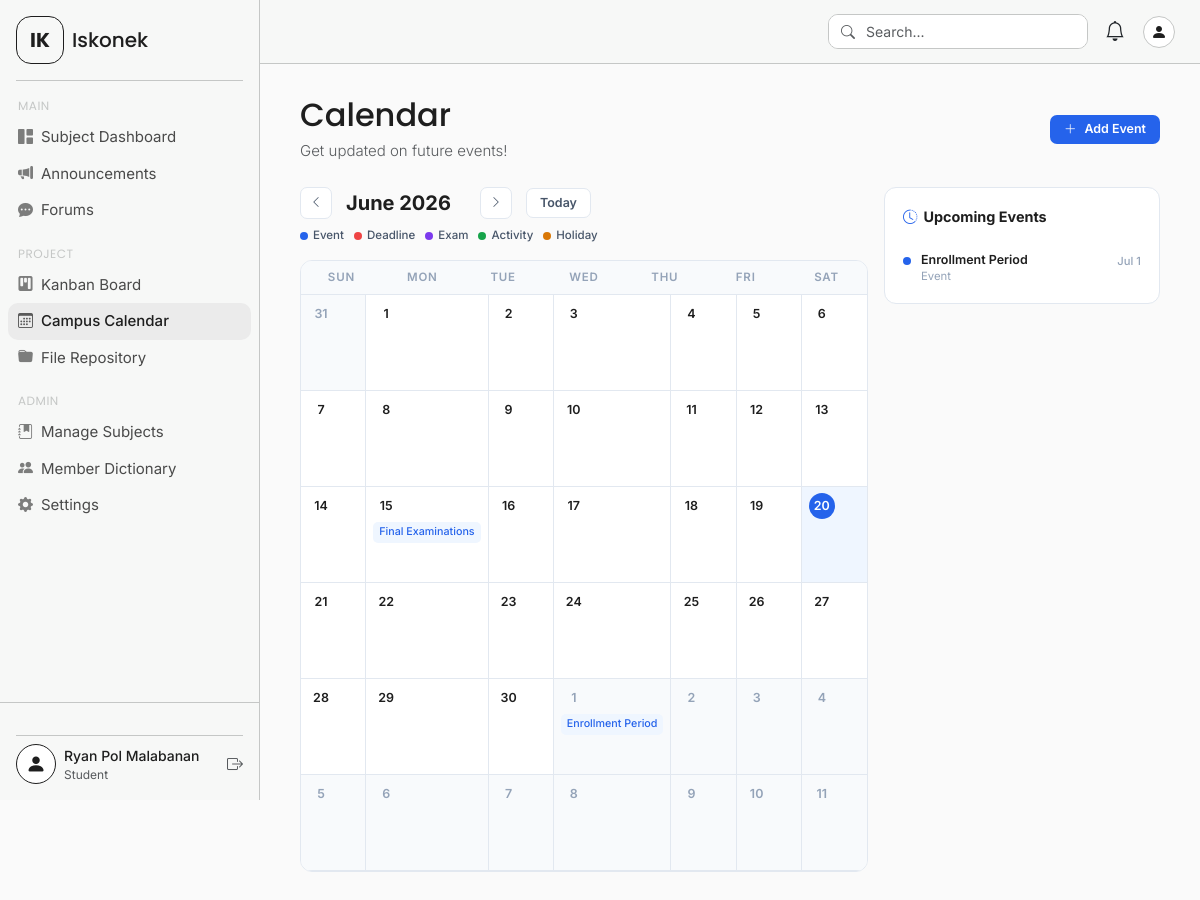
/calendar.php (signed in), run on the app's committed database.
### tables this page shows
CREATE TABLE `events` (
  `id` int(11) NOT NULL,
  `title` varchar(255) NOT NULL,
  `description` text DEFAULT NULL,
  `event_date` date NOT NULL,
  `event_time` time DEFAULT NULL,
  `category` enum('event','deadline','exam','activity','holiday') NOT NULL DEFAULT 'event',
  `created_by` int(11) NOT NULL,
  `created_at` timestamp NOT NULL DEFAULT current_timestamp()
);

### calendar.php (the view, shortened to what this page needs)
<?php
require_once 'includes/config.php';
$now   = new DateTime();
$year  = isset($_GET['y']) ? (int)$_GET['y'] : (int)$now->format('Y');
$month = isset($_GET['m']) ? (int)$_GET['m'] : (int)$now->format('n');
$prev_month = $month - 1; $prev_year = $year;
$next_month = $month + 1; $next_year = $year;
$month_label    = date('F Y', mktime(0, 0, 0, $month, 1, $year));
$first_day      = (int)date('w', mktime(0, 0, 0, $month, 1, $year));
$days_in_month  = (int)date('t', mktime(0, 0, 0, $month, 1, $year));
$days_prev      = (int)date('t', mktime(0, 0, 0, $prev_month, 1, $prev_year));
$range_start = date('Y-m-d', mktime(0, 0, 0, $prev_month, $days_prev - $first_day + 1, $prev_year));
$range_end   = date('Y-m-d', mktime(0, 0, 0, $next_month, 14, $next_year));
$has_category_col = false;
$col_check = $conn->query("SHOW COLUMNS FROM events LIKE 'category'");
if ($col_check && $col_check->num_rows > 0) $has_category_col = true;
if ($has_category_col) {
    $ev_stmt = $conn->prepare("
        SELECT e.id, e.title, e.description, e.event_date, e.event_time, e.category, e.created_by,
               COALESCE(u.first_name, 'Unknown') AS first_name,
               COALESCE(u.last_name, 'User') AS last_name
        FROM events e
        LEFT JOIN users u ON u.id = e.created_by
        WHERE e.event_date BETWEEN ? AND ?
        ORDER BY e.event_date, e.event_time
    ");
}
if ($ev_stmt) {
    $ev_stmt->bind_param("ss", $range_start, $range_end);
    $ev_stmt->execute();
    $all_events = $ev_stmt->get_result()->fetch_all(MYSQLI_ASSOC);
} else {
    $all_events = [];
}
$events_by_date = [];
foreach ($all_events as $ev) {
    $events_by_date[$ev['event_date']][] = $ev;
}
$today_str  = $now->format('Y-m-d');
$future_end = date('Y-m-d', strtotime('+30 days'));
$upcoming   = array_filter($all_events, fn($e) => $e['event_date'] >= $today_str && $e['event_date'] <= $future_end);
$upcoming   = array_slice(array_values($upcoming), 0, 8);
$cat_config = [
    'event'    => ['label' => 'Event',    'chip' => 'chip-event',    'dot' => '#2563eb', 'icon' => 'bi-calendar-event'],
    'deadline' => ['label' => 'Deadline', 'chip' => 'chip-deadline', 'dot' => '#ef4444', 'icon' => 'bi-flag-fill'],
    'exam'     => ['label' => 'Exam',     'chip' => 'chip-exam',     'dot' => '#7c3aed', 'icon' => 'bi-pencil-fill'],
    'activity' => ['label' => 'Activity', 'chip' => 'chip-activity', 'dot' => '#16a34a', 'icon' => 'bi-lightning-fill'],
    'holiday'  => ['label' => 'Holiday',  'chip' => 'chip-holiday',  'dot' => '#d97706', 'icon' => 'bi-sun-fill'],
];
?>
<!DOCTYPE html>
<html lang="en">
<head>
  <link href="https://cdn.jsdelivr.net/npm/bootstrap@5.3.3/dist/css/bootstrap.min.css" rel="stylesheet">
  <link href="https://cdn.jsdelivr.net/npm/bootstrap-icons@1.11.3/font/bootstrap-icons.min.css" rel="stylesheet">
  <link href="assets/css/style.css" rel="stylesheet">
  <link href="assets/css/calendar.css" rel="stylesheet">
</head>
<body>
  <div class="app-wrapper">
    <?php include 'includes/sidebar.php'; ?>
    <div class="main-content">
      <?php include 'includes/navbar.php'; ?>
      <div class="page-body">
        <div class="d-flex flex-wrap justify-content-between align-items-center gap-2 mb-4">
          <div>
            <h2 class="hero-greeting mb-1">Calendar</h2>
            <p class="hero-sub text-muted mb-0">Get updated on future events!</p>
          </div>
          <button class="btn-add-deadline d-flex align-items-center gap-2"
                  data-bs-toggle="modal" data-bs-target="#addEventModal">
            <i class="bi bi-plus-lg"></i>
            Add Event
          </button>
        </div>
        <div class="row g-3 align-items-start">
          <div class="col-12 col-lg-8">
            <div class="d-flex flex-wrap align-items-center justify-content-between gap-2 mb-3">
              <div class="cal-nav">
                <a href="?m=<?= $prev_month ?>&y=<?= $prev_year ?>" class="nav-btn text-decoration-none">
                  <i class="bi bi-chevron-left" style="font-size:.75rem;"></i>
                </a>
                <span class="month-label"><?= $month_label ?></span>
                <a href="?m=<?= $next_month ?>&y=<?= $next_year ?>" class="nav-btn text-decoration-none">
                  <i class="bi bi-chevron-right" style="font-size:.75rem;"></i>
                </a>
                <a href="calendar.php" class="today-btn text-decoration-none">Today</a>
              </div>
              <div class="legend d-none d-sm-flex">
                <?php foreach ($cat_config as $key => $cfg): ?>
                <div class="legend-item">
                  <span class="legend-dot" style="background:<?= $cfg['dot'] ?>;"></span>
                  <?= $cfg['label'] ?>
                </div>
                <?php endforeach; ?>
              </div>
            </div>
            <div class="cal-grid">
              <div class="cal-day-headers">
                <?php foreach (['Sun','Mon','Tue','Wed','Thu','Fri','Sat'] as $d): ?>
                <div class="cal-day-header"><?= $d ?></div>
                <?php endforeach; ?>
              </div>
              <div class="cal-days">
                <?php
                $today_ymd = $now->format('Y-m-d');
                $cell_count = 0;
                for ($i = $first_day - 1; $i >= 0; $i--) {
                    $d   = $days_prev - $i;
                    echo '<div class="cal-cell other-month">';
                    echo   '<div class="day-num">' . $d . '</div>';
                    echo '</div>';
                    $cell_count++;
                }
                for ($d = 1; $d <= $days_in_month; $d++) {
                    $ymd      = sprintf('%04d-%02d-%02d', $year, $month, $d);
                    $is_today = ($ymd === $today_ymd);
                    $day_evs  = $events_by_date[$ymd] ?? [];
                    echo '<div class="cal-cell ' . ($is_today ? 'today' : '') . '">';
                    echo   '<div class="day-num">' . $d . '</div>';
                    foreach (array_slice($day_evs, 0, 2) as $ev) {
                        $chip = $cat_config[$ev['category'] ?? 'event']['chip'] ?? 'chip-event';
                        echo '<div class="event-chip ' . $chip . '"
                                   onclick="showEventDetail(' . htmlspecialchars(json_encode($ev), ENT_QUOTES) . ')">'
                             . htmlspecialchars($ev['title']) . '</div>';
                    }
                    echo '</div>';
                    $cell_count++;
                }
                $trailing = 42 - $cell_count;
                for ($d = 1; $d <= $trailing; $d++) {
                    $ymd = sprintf('%04d-%02d-%02d', $next_year, $next_month, $d);
                    echo '<div class="cal-cell other-month">';
                    echo   '<div class="day-num">' . $d . '</div>';
                    $this_day_evs = $events_by_date[$ymd] ?? [];
                    foreach (array_slice($this_day_evs, 0, 2) as $ev) {
                        $chip = $cat_config[$ev['category'] ?? 'event']['chip'] ?? 'chip-event';
                        echo '<div class="event-chip ' . $chip . ' d-none d-md-flex"
                                   onclick="showEventDetail(' . htmlspecialchars(json_encode($ev), ENT_QUOTES) . ')">'
                             . htmlspecialchars($ev['title']) . '</div>';
                    }
                    echo '</div>';
                }
                ?>
              </div>
            </div>
          </div>
          <div class="col-12 col-lg-4">
            <div class="upcoming-card">
              <div class="upcoming-title">
                <i class="bi bi-clock-history" style="color:#2563eb;"></i>
                Upcoming Events
              </div>
              <?php if (empty($upcoming)): ?>
              <p class="text-muted small mb-0">No upcoming events in the next 30 days.</p>
              <?php else: ?>
              <?php foreach ($upcoming as $ev):
                    $cat   = $ev['category'] ?? 'event';
                    $cfg   = $cat_config[$cat] ?? $cat_config['event'];
                    $d_fmt = date('M j', strtotime($ev['event_date']));
                    $t_fmt = $ev['event_time'] ? date('g:i A', strtotime($ev['event_time'])) : '';
              ?>
              <div class="upcoming-item" style="cursor:pointer;"
                   onclick="showEventDetail(<?= htmlspecialchars(json_encode($ev), ENT_QUOTES) ?>)">
                <span class="upcoming-dot" style="background:<?= $cfg['dot'] ?>;"></span>
                <div class="flex-grow-1">
                  <div class="upcoming-label"><?= htmlspecialchars($ev['title']) ?></div>
                  <div class="upcoming-sub"><?= $cfg['label'] ?><?= $t_fmt ? ' · ' . $t_fmt : '' ?></div>
                </div>
                <span class="upcoming-date"><?= $d_fmt ?></span>
              </div>
              <?php endforeach; ?>
              <?php endif; ?>
            </div>
          </div>
        </div>
      </div>
    </div>
  </div>
</body>
</html>

### assets/css/style.css (style rules this page uses)
:root { --sidebar-width: 260px; --navbar-height: 64px; --bg-main: #fafafa; --bg-sidebar: #f7f8f7; --border-color: #c5c7c6; --hover-bg: #ebebeb; --text-primary: #1e1e1e; --text-secondary: rgba(30, 30, 30, 0.8); --text-muted: #c5c7c6; --accent-green: #33b77a; --accent-red: #d23c3c; --font-main: 'Inter', sans-serif; --font-heading: 'Poppins', sans-serif; }
* { box-sizing: border-box; }
body { font-family: var(--font-main); background-color: var(--bg-main); color: var(--text-primary); overflow-x: hidden; }
.app-wrapper { display: flex; min-height: 100vh; }
.main-content { margin-left: var(--sidebar-width); flex: 1; display: flex; flex-direction: column; min-height: 100vh; }
.page-body { padding: 32px 40px; flex: 1; }
.hero-greeting { font-family: var(--font-heading); font-size: 32px; font-weight: 500; color: var(--text-primary); line-height: 1.2; }
.hero-sub { font-size: 15px; font-weight: 300; color: var(--text-primary); margin-top: 6px; }

### data on the page
events: title "Final Examinations"
events: title "Enrollment Period", category "Event", event_date "Jul 1"

### other printed values
$_SESSION['full_name'] "Ryan Pol Malabanan"
$_SESSION['role'] "Student"
$month_label "June 2026"
$cfg['label'] "Event"
$cfg['label'] "Deadline"
$cfg['label'] "Exam"
$cfg['label'] "Activity"
$cfg['label'] "Holiday"
$d "SUN"
$d "MON"
$d "TUE"
$d "WED"
$d "THU"
$d "FRI"
$d "SAT"
